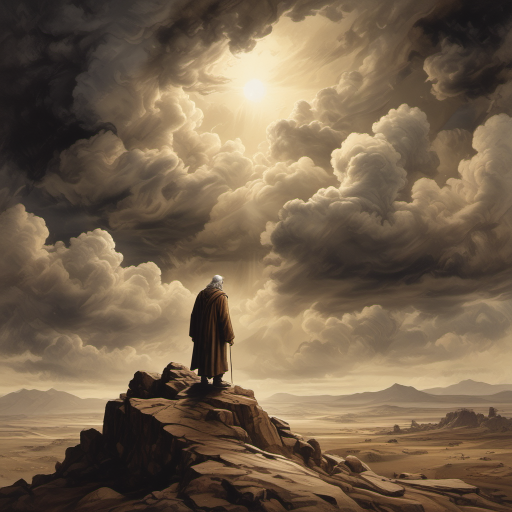
#> input picture docs/evidence/A_nocontrol_1_00001_.png, 1024 x 1024 px, found by its file name (shown at 1/2 size)
$ python measure_continuity.py
#> lines starting #> are read from the running program, lines starting #| are printed output that depends on the picture; pictures that were not available may be replaced by others from this repository, and a replacement may not be noted
"""Measure whether ControlNet actually held the environment. Temporary."""
from itertools import combinations
from pathlib import Path
import numpy as np
from PIL import Image

OUT = Path(r"C:\ComfyUI\output")
A = [OUT / f"A_nocontrol_{i}_00001_.png" for i in (1, 2, 3)]
B = [OUT / f"B_control_{i}_00001_.png" for i in (1, 2, 3)]


def arr(p, size=256):
#> called with size = 256
    with Image.open(p) as im:
#> im is the input picture: PIL image 1024x1024 RGB; mean R, G, B 118.4, 99.4, 77.5
        return np.asarray(im.convert("L").resize((size, size), Image.LANCZOS), dtype=np.float32)
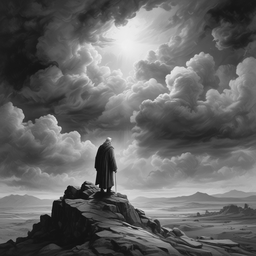
#> returned value: shape (256, 256) float32; min 6, max 242, mean 102.6


def compare(paths, label):
    """Mean absolute pixel difference between every pair, 0-255."""
    imgs = [arr(p) for p in paths]
#> call 2 of arr, with size = 256
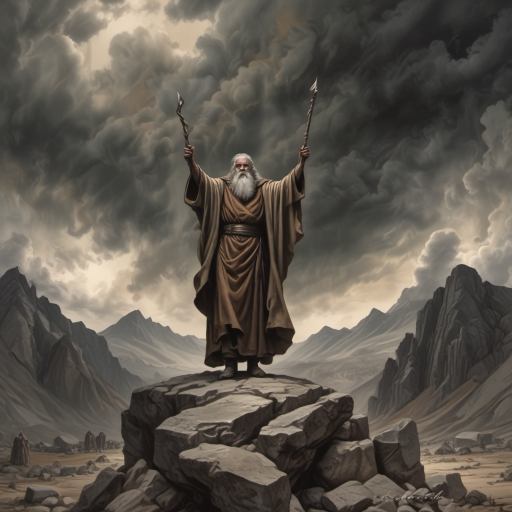
#> input picture docs/evidence/panel_00003_.png, 1024 x 1024 px, given in place of A_nocontrol_2_00001_.png, which was not available (shown at 1/2 size)
#> in arr, im is the input picture: PIL image 1024x1024 RGB; mean R, G, B 95.3, 88.8, 80.1
#> in arr (call 2), `return np.asarray(im.convert("L").resize((size, size), Image.LANCZOS),..`:
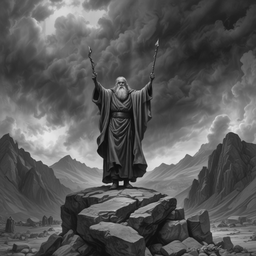
#> returned value: shape (256, 256) float32; min 8, max 230, mean 89.8
#> imgs = 3 items
    diffs = []
    for (i, a), (j, b) in combinations(list(enumerate(imgs, 1)), 2):
        d = float(np.abs(a - b).mean())
        diffs.append(d)
        print(f"    panel {i} vs {j}: {d:6.2f}")
#> this loop made 3 passes
#> (j, d) on passes 2 to 3: (3, 0), (3, 56.88)
#> (i, j, d) on pass 1: (1, 2, 56.88)
#|     panel 1 vs 2:  56.88
#|     panel 1 vs 3:   0.00
#|     panel 2 vs 3:  56.88
#> after the loop, diffs = [56.88, 0, 56.88]
    mean = sum(diffs) / len(diffs)
#> mean = 37.92
    print(f"  {label} average difference: {mean:6.2f}")
#|   A average difference:  37.92
    return mean


print("Lower = backgrounds more similar. Different seed in every render,")
print("so similarity can only come from the depth map.\n")

print("GROUP A - no ControlNet")
a = compare(A, "A")
#> a = 37.92
print("\nGROUP B - ControlNet depth, one shared depth map")
b = compare(B, "B")
#> (the run stopped early here; a loop or call above may not have finished)
